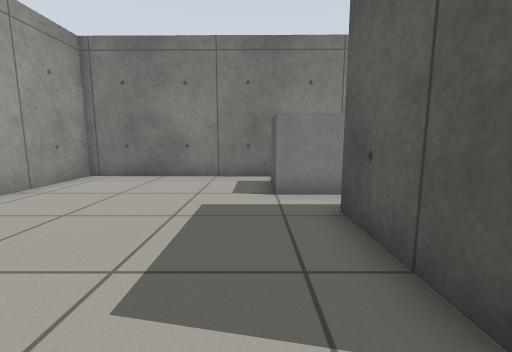
View 1 (above)

12 first-person views from a walk through a world built for the Gazebo simulator. The camera is 0.68 m above the floor, tilts 8° down and sees 90° across. The floor is counted in squares, 0.5 m on a side. Each view is taken from the middle of a square. On the plan, view 1 faces up. The plan holds only what a view shows up to about 13 squares ahead; the rest is blank.

View 2
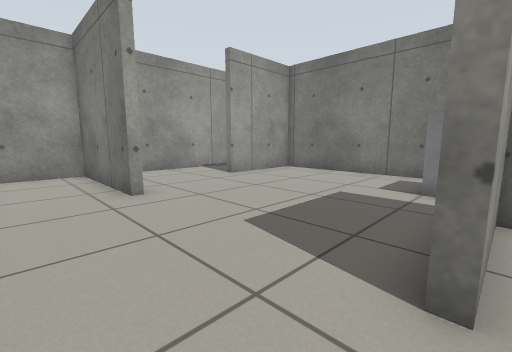

View 3
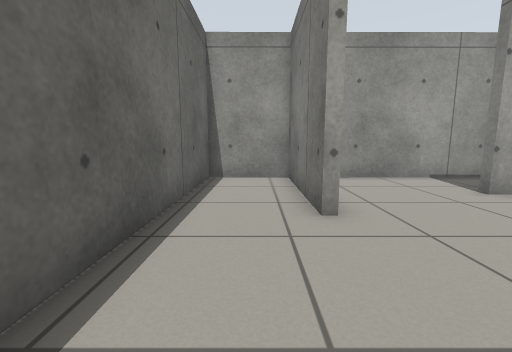

View 4
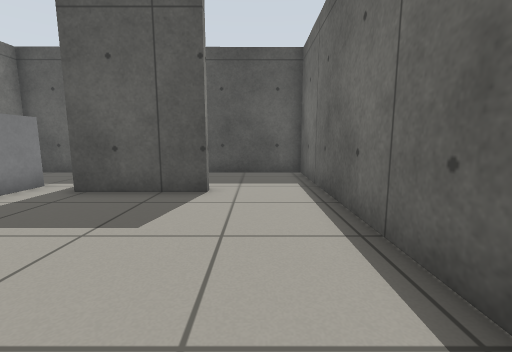

View 5
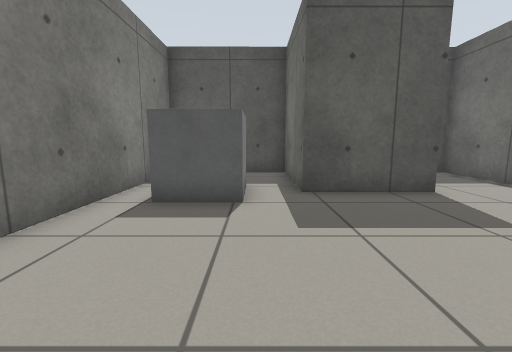

View 6
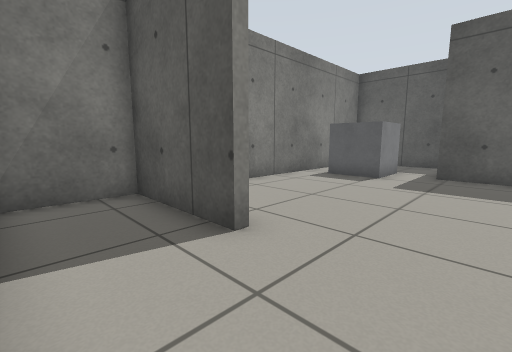

View 7
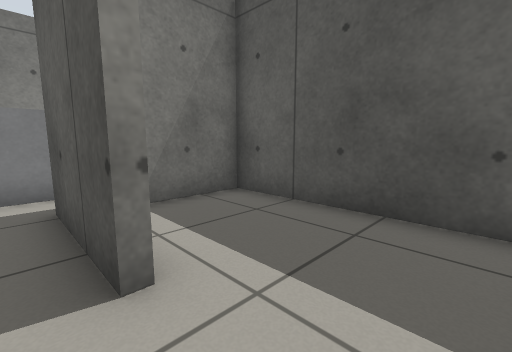

View 8
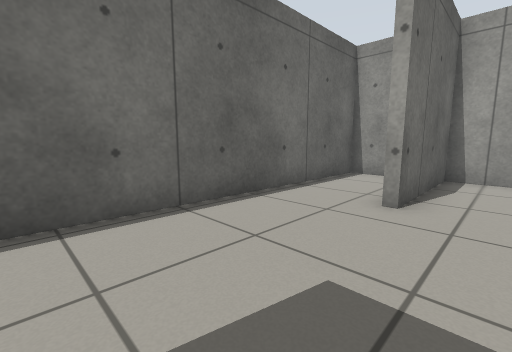

View 9
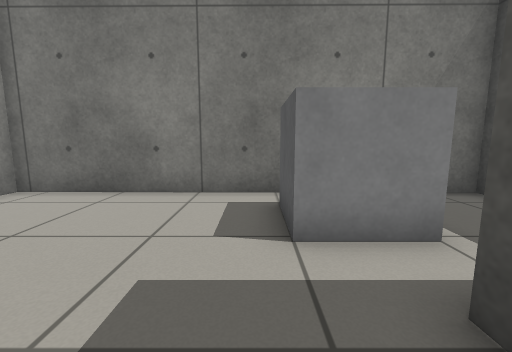

View 10
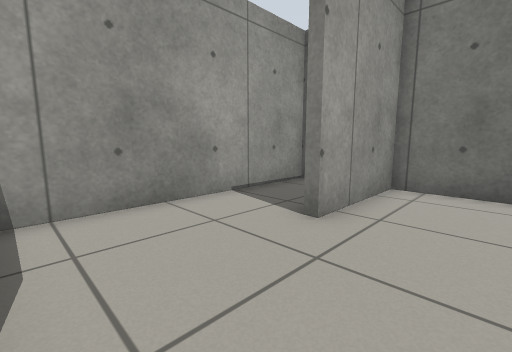

View 11
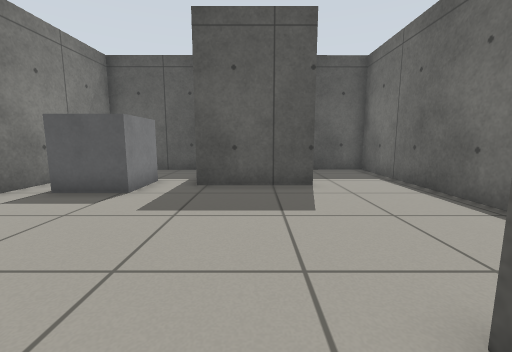

View 12
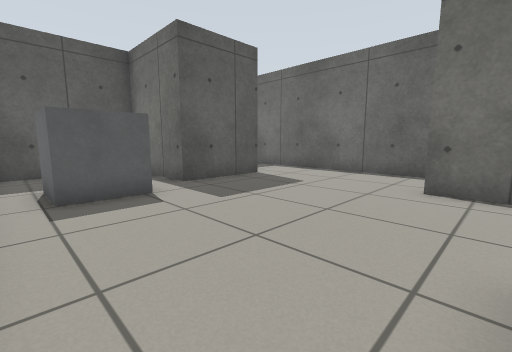

### Floor plan
Points are (right, up) in squares from view 1. A wall is a line through its corners. A room is listed if a view was taken in it or the views show most of it. See-through windows are left out.
Room 1 (views 1, 2, 3, 4, 5, 6, 7, 8, 9, 10, 11, 12)
walls: (-4.4, 1.3) (-9.3, 1.3) (-9.3, -1.7) (2.5, -1.9); (-6.6, 5.7) (-6.6, 9.6) (-9.3, 9.7) (-9.3, 1.5) (-4.5, 1.5); (1.6, 1.2) (1.6, 4.8) (5.7, 4.8) (5.7, 9.5) (-6.3, 9.6) (-6.3, 5.7)
ways out: opening at (2, 0) to room 2
objects: grey box (1, 7) to (2, 8)
Room 2 (no view inside)
walls: (2.5, -1.9) (5.7, -1.9) (5.7, 4.5) (1.9, 4.5) (1.9, 1.2)
ways out: opening at (2, 0) to room 1

Positions as (right, up) in squares from view 1, and headings:
1: (0, 0), facing up
2: (2, -1), facing up-left
3: (0, 0), facing left
4: (-5, 0), facing right
5: (-5, 6), facing right
6: (-9, 3), facing up-right
7: (1, -1), facing up-right
8: (1, 3), facing down-left
9: (0, 3), facing up
10: (-4, 2), facing up-left
11: (-6, 3), facing right
12: (-6, 9), facing down-right
